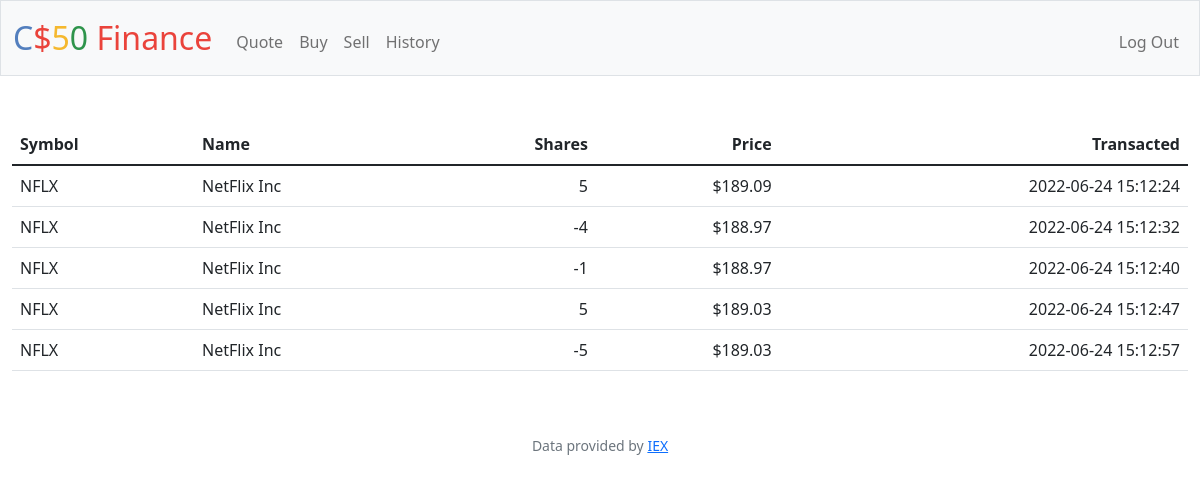
The app's page /history (signed in) with its own data.
### tables this page shows
CREATE TABLE stocktransactions (id INTEGER PRIMARY KEY AUTOINCREMENT, user_id INTEGER NOT NULL, name TEXT NOT NULL, shares INTEGER NOT NULL, price NUMERIC NOT NULL, type TEXT NOT NULL, symbol TEXT NOT NULL, time TEXT NOT NULL, FOREIGN KEY(user_id) REFERENCES users(id));

### app.py (the view)
@app.route("/history")
@login_required
def history():
    user_id = session["user_id"]
    history = db.execute("SELECT name, shares, price, type, symbol, time FROM stocktransactions WHERE user_id = ?", user_id)
    return render_template("history.html", history=history, usd=usd)

### app.py (called while the page is built)
@app.after_request
def after_request(response):
    response.headers["Cache-Control"] = "no-cache, no-store, must-revalidate"
    response.headers["Expires"] = 0
    response.headers["Pragma"] = "no-cache"
    return response

### helpers.py (called while the page is built)
def login_required(f):
    @wraps(f)
    def decorated_function(*args, **kwargs):
        if session.get("user_id") is None:
            return redirect("/login")
        return f(*args, **kwargs)
    return decorated_function

def usd(value):
    return f"${value:,.2f}"

### templates/history.html (shortened to what this page needs)
{% extends "layout.html" %}
{% block main %}
<table class="table table-stripped">
    <thead>
        <tr>
            <th class="text-start">Symbol</th>
            <th class="text-start">Name</th>
            <th class="text-end">Shares</th>
            <th class="text-end">Price</th>
            <th class="text-end">Transacted</th>
        </tr>
    </thead>
    <tbody>
        {% for stock in history %}
        <tr>
            <td class="text-start"> {{ stock["symbol"] }}</td>
            <td class="text-start"> {{ stock["name"] }}</td>
            <td class="text-end"> {{ stock["shares"] }}</td>
            <td class="text-end"> {{ usd(stock["price"])}}</td>
            <td class="text-end"> {{ stock["time"]  }}</td>
        </tr>
        {% endfor %}
    </tbody>
</table>
{% endblock %}

### records on screen
stocktransactions: symbol "NFLX", name "NetFlix Inc", shares "5", price "$189.09", time "2022-06-24 15:12:24"
stocktransactions: symbol "NFLX", name "NetFlix Inc", shares "-4", price "$188.97", time "2022-06-24 15:12:32"
stocktransactions: symbol "NFLX", name "NetFlix Inc", shares "-1", price "$188.97", time "2022-06-24 15:12:40"
stocktransactions: symbol "NFLX", name "NetFlix Inc", shares "5", price "$189.03", time "2022-06-24 15:12:47"
stocktransactions: symbol "NFLX", name "NetFlix Inc", shares "-5", price "$189.03", time "2022-06-24 15:12:57"
